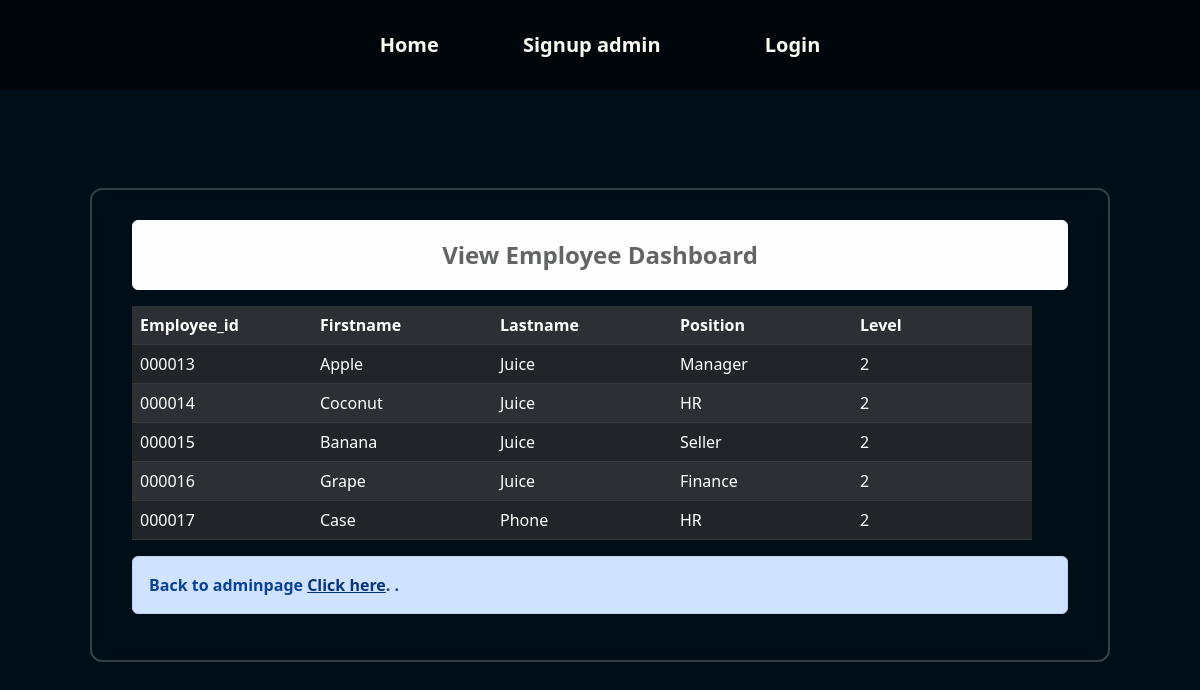
The page /view_employee.php on the database its author committed.
### tables this page shows
CREATE TABLE `employee` (
  `Employee_id` int(6) UNSIGNED ZEROFILL NOT NULL,
  `firstname` varchar(255) DEFAULT NULL,
  `lastname` varchar(255) DEFAULT NULL,
  `position` varchar(255) DEFAULT NULL,
  `level` int(2) NOT NULL
);

### view_employee.php (the view, shortened to what this page needs)
<?php
require_once('config.php');
require_once("headeradmin.php");
?>
<!DOCTYPE html>
<html lang="en">
<head>
    <link rel="stylesheet" type="text/css" href="https://cdn.jsdelivr.net/npm/bootstrap@5.2.3/dist/css/bootstrap.min.css">
    <link rel="stylesheet" type="text/css" href="admin1.css">
</head>
<body>
    <div class="wrapper">
    <div class="alert alert-light text-center fw-bold"  role="alert" style="font-size: 24px;" style="color: goldenrod;">
   View Employee Dashboard
</div
     <br>
        <div class="table-container">
            <table class="table table-dark table-striped">
                <tr>
                    <th>Employee_id</th>
                    <th>Firstname</th>
                    <th>Lastname</th>
                    <th>Position</th>
                    <th>Level</th>
                </tr>
                <?php
                $sql = "SELECT * FROM employee";
                $result = mysqli_query($connect, $sql);
                while($row = mysqli_fetch_array($result)) {
                ?>
                <tr>
                    <td><?=$row['Employee_id']?></td>
                    <td><?=$row['firstname']?></td>
                    <td><?=$row['lastname']?></td>
                    <td><?=$row['position']?></td>
                    <td><?=$row['level']?></td>
                <?php
                }
                ?>
            </table>
        </div>
<div class="alert alert-primary" role="alert">
 Back to adminpage <a href="signup_update.php" class="alert-link">Click here</a>. .
</div>
    </div>
</body>
</html>

### admin1.css (style rules this page uses)
body { display: grid; place-items: center; height: 100vh; background: url(img/4.png) repeat; background-color: #000e17; background-size: 100vw 100vh; background-size: cover; background-position: center; color: white; margin: 0; }
.table-container { max-width: 900px; width: 100%; overflow-x: auto; }
.wrapper { margin-top: 50px; width: 1020px; background: transparent; border: 2px solid rgba(255, 255, 255, .2); backdrop-filter: blur(9px); color: #fff; border-radius: 12px; padding: 30px 40px; }
.table-container th, .table-container td { color: white; width: 150px; }
.wrapper .alert { font-weight: bold; }

### headeradmin.php (style rules this page uses)
body { margin: 0; padding: 0; }

### rows shown on the page
employee: Employee_id "000013", firstname "Apple", lastname "Juice", position "Manager", level "2"
employee: Employee_id "000014", firstname "Coconut", lastname "Juice", position "HR", level "2"
employee: Employee_id "000015", firstname "Banana", lastname "Juice", position "Seller", level "2"
employee: Employee_id "000016", firstname "Grape", lastname "Juice", position "Finance", level "2"
employee: Employee_id "000017", firstname "Case", lastname "Phone", position "HR", level "2"
